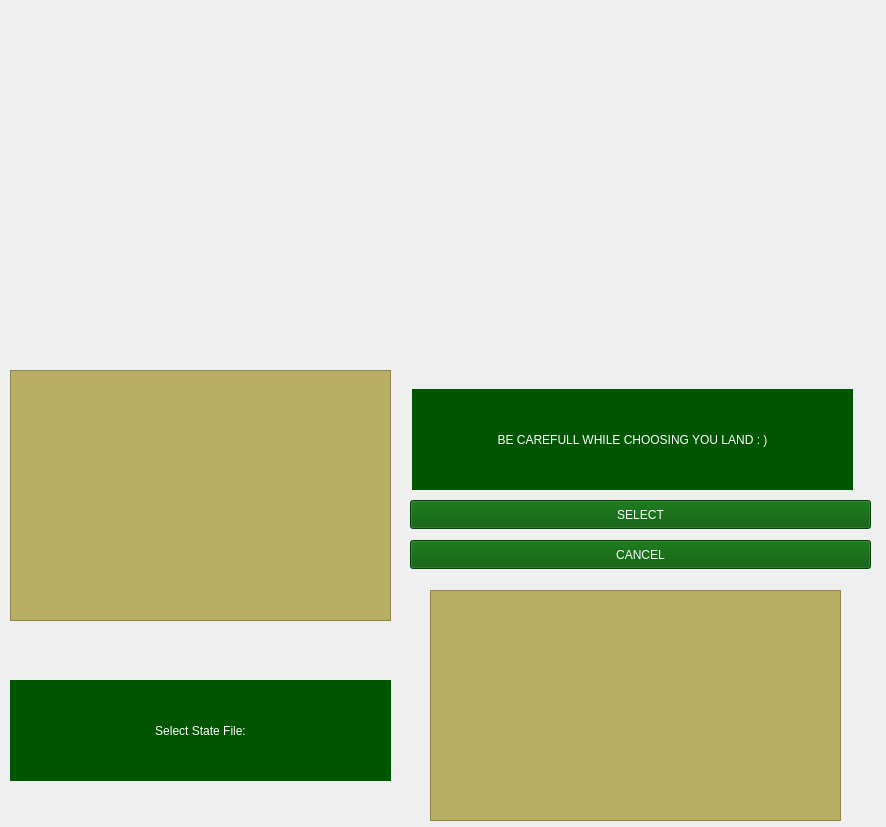
<?xml version="1.0" encoding="UTF-8"?>
<ui version="4.0">
 <class>MapSelectionWindow</class>
 <widget class="QWidget" name="MapSelectionWindow">
  <property name="geometry">
   <rect>
    <x>0</x>
    <y>0</y>
    <width>886</width>
    <height>827</height>
   </rect>
  </property>
  <property name="windowTitle">
   <string>Form</string>
  </property>
  <widget class="QLabel" name="backgroundLabel">
   <property name="geometry">
    <rect>
     <x>0</x>
     <y>0</y>
     <width>881</width>
     <height>361</height>
    </rect>
   </property>
   <property name="text">
    <string/>
   </property>
   <property name="pixmap">
    <pixmap>images/Map_selection.jpg</pixmap>
   </property>
   <property name="alignment">
    <set>Qt::AlignmentFlag::AlignCenter</set>
   </property>
  </widget>
  <widget class="QListWidget" name="mapListWidget">
   <property name="geometry">
    <rect>
     <x>10</x>
     <y>370</y>
     <width>381</width>
     <height>251</height>
    </rect>
   </property>
   <property name="styleSheet">
    <string notr="true">background-color: rgb(184, 174, 100);
selection-background-color: rgb(0, 85, 0);
selection-color: rgb(255, 255, 255);</string>
   </property>
  </widget>
  <widget class="QPushButton" name="selectButton">
   <property name="geometry">
    <rect>
     <x>410</x>
     <y>500</y>
     <width>461</width>
     <height>29</height>
    </rect>
   </property>
   <property name="styleSheet">
    <string notr="true">color: rgb(255, 255, 255);
background-color: rgb(0, 85, 0);</string>
   </property>
   <property name="text">
    <string>SELECT</string>
   </property>
  </widget>
  <widget class="QPushButton" name="cancelButton">
   <property name="geometry">
    <rect>
     <x>410</x>
     <y>540</y>
     <width>461</width>
     <height>29</height>
    </rect>
   </property>
   <property name="styleSheet">
    <string notr="true">color: rgb(255, 255, 255);
background-color: rgb(0, 85, 0);</string>
   </property>
   <property name="text">
    <string>CANCEL</string>
   </property>
  </widget>
  <widget class="QLabel" name="titleLabel">
   <property name="geometry">
    <rect>
     <x>412</x>
     <y>389</y>
     <width>441</width>
     <height>101</height>
    </rect>
   </property>
   <property name="styleSheet">
    <string notr="true">background-color: rgb(0, 85, 0);
color: rgb(255, 255, 255);</string>
   </property>
   <property name="text">
    <string>BE CAREFULL WHILE CHOOSING YOU LAND : )</string>
   </property>
   <property name="alignment">
    <set>Qt::AlignmentFlag::AlignCenter</set>
   </property>
  </widget>
  <widget class="QLabel" name="stateLabel">
   <property name="geometry">
    <rect>
     <x>10</x>
     <y>680</y>
     <width>381</width>
     <height>101</height>
    </rect>
   </property>
   <property name="styleSheet">
    <string notr="true">background-color: rgb(0, 85, 0);
color: rgb(255, 255, 255);</string>
   </property>
   <property name="text">
    <string>Select State File:</string>
   </property>
   <property name="alignment">
    <set>Qt::AlignmentFlag::AlignCenter</set>
   </property>
  </widget>
  <widget class="QListWidget" name="stateListWidget">
   <property name="geometry">
    <rect>
     <x>430</x>
     <y>590</y>
     <width>411</width>
     <height>231</height>
    </rect>
   </property>
   <property name="styleSheet">
    <string notr="true">background-color: rgb(184, 174, 100);
selection-background-color: rgb(0, 85, 0);
selection-color: rgb(255, 255, 255);</string>
   </property>
  </widget>
 </widget>
 <resources/>
 <connections/>
</ui>
